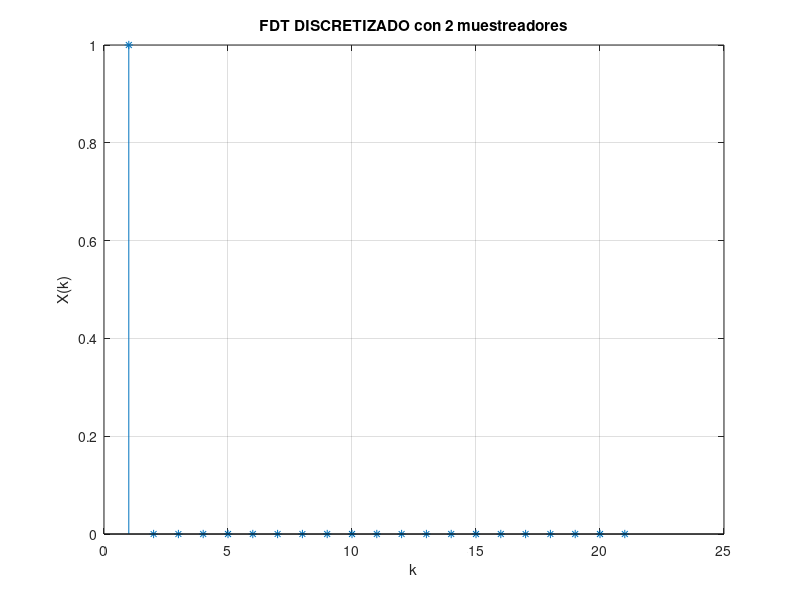

MATLAB code for this plot:
disp('----------------------------------------------------------------------')
disp('--- 1. FDT discreta en lazo abierto, con DOS muestreador            ---')
disp('----------------------------------------------------------------------')
disp('                            num')
disp('        M(z) = G(z)H(z) =  ------')
disp('                            den')
disp('Ejemplo:')
disp('     T = 1;')
disp('     num = [1 0 0];')
disp('     den = conv([1 -exp(-2*T)], [1 -exp(-5*T)]);')
disp(' ')

T = input('Ingrese valor de T: ');
num = input('Ingrese el numerador: ');
den = input('Ingrese el denominador: ');

x = [1 zeros(1, 20)];
v = [0 20 0 1.2];  % ejeX de 0 a 20, eje y de 0 a 0.5
axis(v);
y = filter(num, den, x);
stem(y, '*')
title('FDT DISCRETIZADO con 2 muestreadores')
xlabel('k')
ylabel('X(k)')
grid